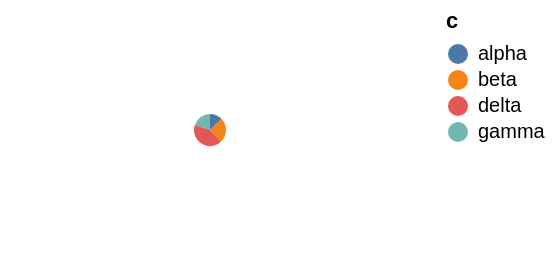

The specification (Vega-Lite) saved for this image:
### Vega-Lite specification from a JSON file in a GitHub repository (floating-point values rounded to 4 significant figures)
{"$schema": "https://vega.github.io/schema/vega-lite/v6.json", "width": 200, "height": 120, "data": {"values": [{"c": "alpha", "v": 28, "w": 3, "t": "2024-01-07"}, {"c": "beta", "v": 55, "w": 7, "t": "2024-03-19"}, {"c": "gamma", "v": 43, "w": 5, "t": "2024-06-02"}, {"c": "delta", "v": 91, "w": 9, "t": "2024-09-11"}]}, "mark": "arc", "encoding": {"theta": {"field": "v", "type": "quantitative"}, "color": {"field": "c", "type": "nominal"}}, "config": {"arc": {"radius": 8}}}
